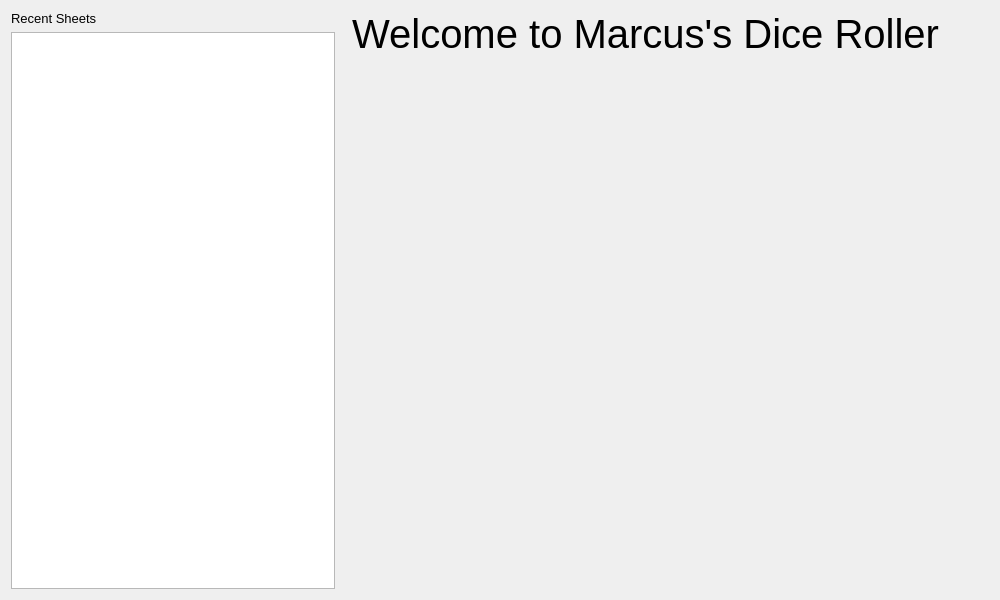
<?xml version="1.0" encoding="UTF-8"?>
<ui version="4.0">
 <class>HomeSheet</class>
 <widget class="QWidget" name="HomeSheet">
  <property name="geometry">
   <rect>
    <x>0</x>
    <y>0</y>
    <width>1000</width>
    <height>600</height>
   </rect>
  </property>
  <property name="sizePolicy">
   <sizepolicy hsizetype="Fixed" vsizetype="Fixed">
    <horstretch>0</horstretch>
    <verstretch>0</verstretch>
   </sizepolicy>
  </property>
  <property name="minimumSize">
   <size>
    <width>1000</width>
    <height>600</height>
   </size>
  </property>
  <property name="windowTitle">
   <string>Form</string>
  </property>
  <layout class="QHBoxLayout" name="horizontalLayout" stretch="1,2">
   <item>
    <layout class="QVBoxLayout" name="verticalLayout">
     <item>
      <widget class="QLabel" name="label">
       <property name="font">
        <font>
         <pointsize>10</pointsize>
        </font>
       </property>
       <property name="text">
        <string>Recent Sheets</string>
       </property>
      </widget>
     </item>
     <item>
      <widget class="QListWidget" name="recent_sheets_list">
       <property name="sizePolicy">
        <sizepolicy hsizetype="Expanding" vsizetype="Expanding">
         <horstretch>1</horstretch>
         <verstretch>0</verstretch>
        </sizepolicy>
       </property>
      </widget>
     </item>
    </layout>
   </item>
   <item>
    <layout class="QVBoxLayout" name="verticalLayout_2">
     <item>
      <widget class="QLabel" name="label_2">
       <property name="sizePolicy">
        <sizepolicy hsizetype="Expanding" vsizetype="Fixed">
         <horstretch>2</horstretch>
         <verstretch>0</verstretch>
        </sizepolicy>
       </property>
       <property name="font">
        <font>
         <pointsize>30</pointsize>
        </font>
       </property>
       <property name="text">
        <string> Welcome to Marcus's Dice Roller</string>
       </property>
      </widget>
     </item>
     <item>
      <spacer name="verticalSpacer">
       <property name="orientation">
        <enum>Qt::Orientation::Vertical</enum>
       </property>
       <property name="sizeHint" stdset="0">
        <size>
         <width>20</width>
         <height>40</height>
        </size>
       </property>
      </spacer>
     </item>
    </layout>
   </item>
  </layout>
 </widget>
 <resources/>
 <connections/>
</ui>
